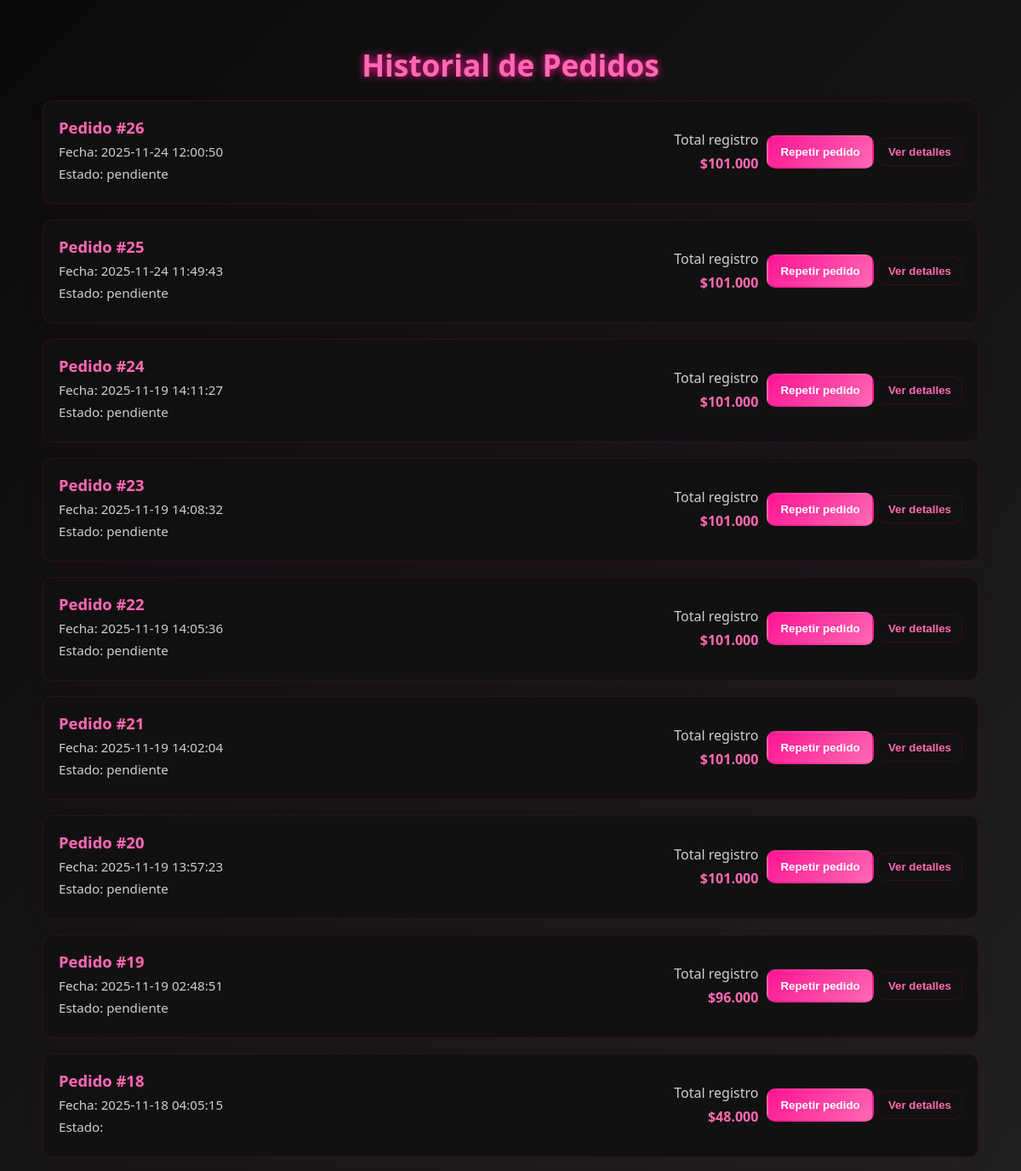
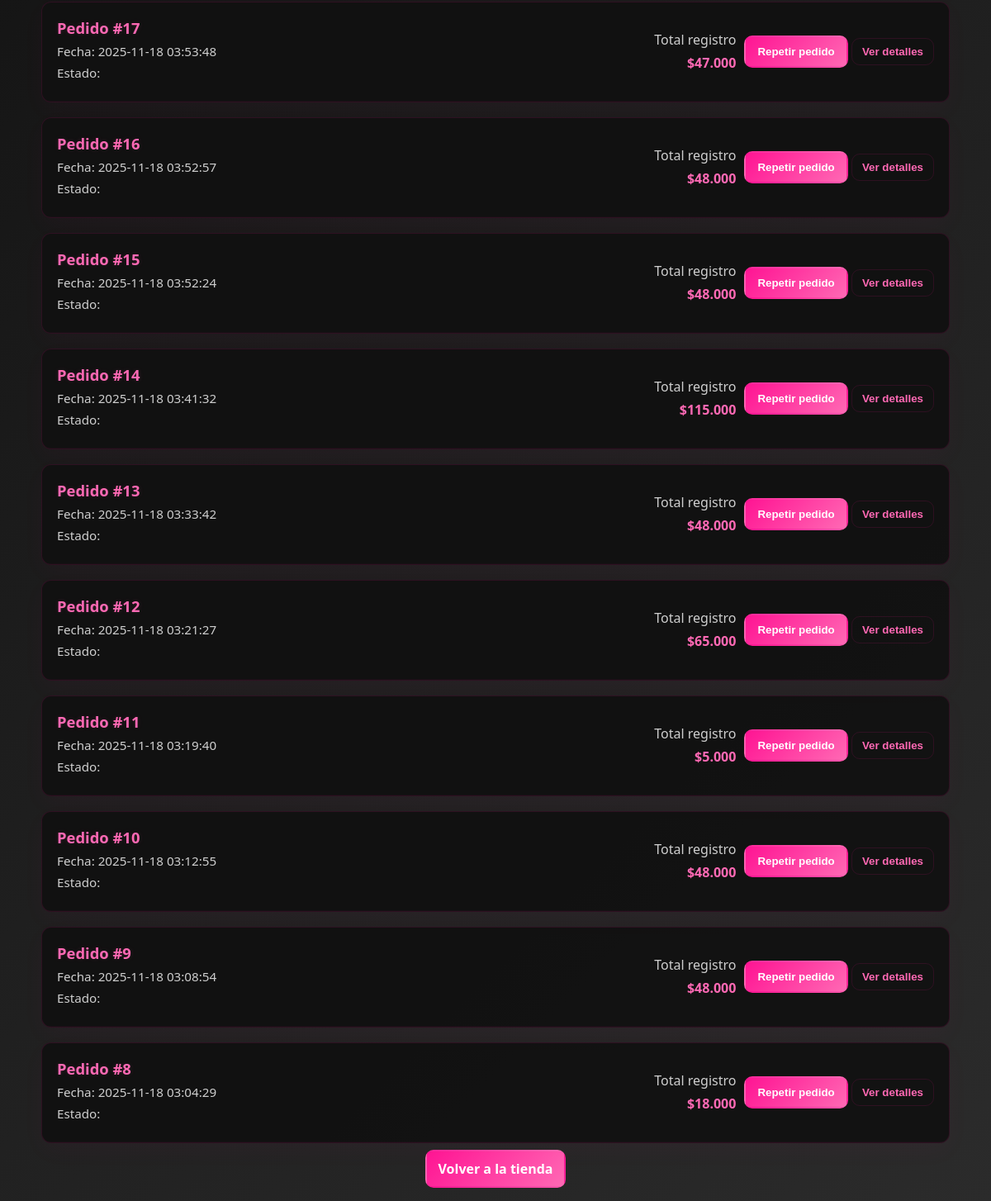
Page /historial_pedidos.php (signed in) on the committed database (2 pictures, top to bottom).
### tables this page shows
CREATE TABLE `ordenes` (
  `id_orden` int(11) NOT NULL,
  `id_usuario` int(11) DEFAULT NULL,
  `id_direccion` int(11) DEFAULT NULL,
  `fecha_compra` timestamp NOT NULL DEFAULT current_timestamp(),
  `total` decimal(10,2) DEFAULT NULL,
  `estado` enum('pendiente','pagado','enviado','entregado','cancelado') DEFAULT 'pendiente',
  `mp_payment_id` varchar(50) DEFAULT NULL,
  `mp_status` varchar(50) DEFAULT NULL,
  `mp_preference_id` varchar(100) DEFAULT NULL,
  `id_carrito` int(11) NOT NULL
);

### historial_pedidos.php (the view, shortened to what this page needs)
<?php
require 'conexion.php';
$id_usuario = $_SESSION['usuario'];
$sql = "
    SELECT id_orden, fecha_compra, total, estado, id_carrito
    FROM ordenes
    WHERE id_usuario = ?
    ORDER BY fecha_compra DESC
";
$stmt = $conn->prepare($sql);
$stmt->bind_param("i", $id_usuario);
$stmt->execute();
$result = $stmt->get_result();
$ordenes = $result->fetch_all(MYSQLI_ASSOC);
?>
<!DOCTYPE html>
<html lang="es">
<head>
</head>
<body>
<div class="container">
    <h1>Historial de Pedidos</h1>
    <?php if (empty($ordenes)): ?>
        <div class="empty">
            <p>No tienes pedidos registrados aún.</p>
            <p><a href="index.php" class="btn">Volver a la tienda</a></p>
        </div>
    <?php else: ?>
        <?php foreach ($ordenes as $orden): ?>
            <div class="order-card">
                <div class="order-head">
                    <div class="order-meta">
                        <h2>Pedido #<?= htmlspecialchars($orden['id_orden']) ?></h2>
                        <p>Fecha: <?= htmlspecialchars($orden['fecha_compra']) ?></p>
                        <p>Estado: <?= htmlspecialchars($orden['estado']) ?></p>
                    </div>
                    <div class="order-actions">
                        <div style="text-align:right">
                            <p style="margin:0; color:var(--muted);">Total registro</p>
                            <p style="margin:6px 0 0; color:var(--neon-2); font-weight:900;">
                                $<?= number_format(floatval($orden['total']), 0, ",", ".") ?>
                            </p>
                        </div>
                        <div>
                            <button class="btn repeat-btn" data-order-id="<?= intval($orden['id_orden']) ?>">Repetir pedido</button>
                            <button class="btn ghost details-toggle" data-target="details-<?= $orden['id_orden'] ?>">Ver detalles</button>
                        </div>
                    </div>
                </div>
            </div>
        <?php endforeach; ?>
    <?php endif; ?>
    <div style="text-align:center; margin-top:20px;">
        <a href="index.php" class="btn">Volver a la tienda</a>
    </div>
</div>
</body>
</html>

### historial_pedidos.php (style rules this page uses)
:root { --neon:#ff1493; --neon-2:#ff69b4; --bg:#0a0a0a; --card:#111; --muted:#cfcfcf; }
* { box-sizing:border-box }
body { margin:0; font-family: 'Segoe UI', Tahoma, Geneva, Verdana, sans-serif; background: linear-gradient(135deg, #0a0a0a 0%, #1b1b1b 50%, #2b2b2b 100%); color:#f5f5f5; min-height:100vh; padding:28px 16px; }
.container { max-width:1100px; margin:0 auto; }
h1 { text-align:center; color:var(--neon-2); font-size:2.2rem; text-shadow:0 0 10px var(--neon); margin-bottom:18px; }
.order-card { background: rgba(17,17,17,0.95); border:1px solid rgba(255,20,147,0.12); box-shadow:0 10px 30px rgba(255,20,147,0.03); margin: 18px 0; border-radius:12px; overflow:hidden; }
.order-head { display:flex; gap:16px; align-items:center; padding:18px; border-bottom:1px solid rgba(255,20,147,0.03); }
.order-meta { flex:1; }
.order-meta h2 { margin:0; color:var(--neon-2); font-size:1.15rem; text-shadow:0 0 6px rgba(255,105,180,0.12); }
.order-meta p { margin:6px 0; color:var(--muted); font-size:0.95rem; }
.order-actions { display:flex; gap:10px; align-items:center; }
.btn { background:linear-gradient(135deg,var(--neon),var(--neon-2)); color:#fff; padding:10px 14px; border-radius:10px; text-decoration:none; font-weight:700; border:2px solid transparent; cursor:pointer; transition:all .18s ease; }
.btn.ghost { background:transparent; color:var(--neon-2); border:1px solid rgba(255,20,147,0.12); padding:8px 12px; font-weight:600; }
.details-toggle { background:transparent; border:0; color:var(--neon-2); cursor:pointer; font-weight:700; }

### rows in the picture
ordenes: id_orden "26", fecha_compra "2025-11-24 12:00:50", estado "pendiente", total "101.000"
ordenes: id_orden "25", fecha_compra "2025-11-24 11:49:43", estado "pendiente", total "101.000"
ordenes: id_orden "24", fecha_compra "2025-11-19 14:11:27", estado "pendiente", total "101.000"
ordenes: id_orden "23", fecha_compra "2025-11-19 14:08:32", estado "pendiente", total "101.000"
ordenes: id_orden "22", fecha_compra "2025-11-19 14:05:36", estado "pendiente", total "101.000"
ordenes: id_orden "21", fecha_compra "2025-11-19 14:02:04", estado "pendiente", total "101.000"
ordenes: id_orden "20", fecha_compra "2025-11-19 13:57:23", estado "pendiente", total "101.000"
ordenes: id_orden "19", fecha_compra "2025-11-19 02:48:51", estado "pendiente", total "96.000"
ordenes: id_orden "18", fecha_compra "2025-11-18 04:05:15", total "48.000"
ordenes: id_orden "17", fecha_compra "2025-11-18 03:53:48", total "47.000"
ordenes: id_orden "16", fecha_compra "2025-11-18 03:52:57", total "48.000"
ordenes: id_orden "15", fecha_compra "2025-11-18 03:52:24", total "48.000"
ordenes: id_orden "14", fecha_compra "2025-11-18 03:41:32", total "115.000"
ordenes: id_orden "13", fecha_compra "2025-11-18 03:33:42", total "48.000"
ordenes: id_orden "12", fecha_compra "2025-11-18 03:21:27", total "65.000"
ordenes: id_orden "11", fecha_compra "2025-11-18 03:19:40", total "5.000"
ordenes: id_orden "10", fecha_compra "2025-11-18 03:12:55", total "48.000"
ordenes: id_orden "9", fecha_compra "2025-11-18 03:08:54", total "48.000"
ordenes: id_orden "8", fecha_compra "2025-11-18 03:04:29", total "18.000"
